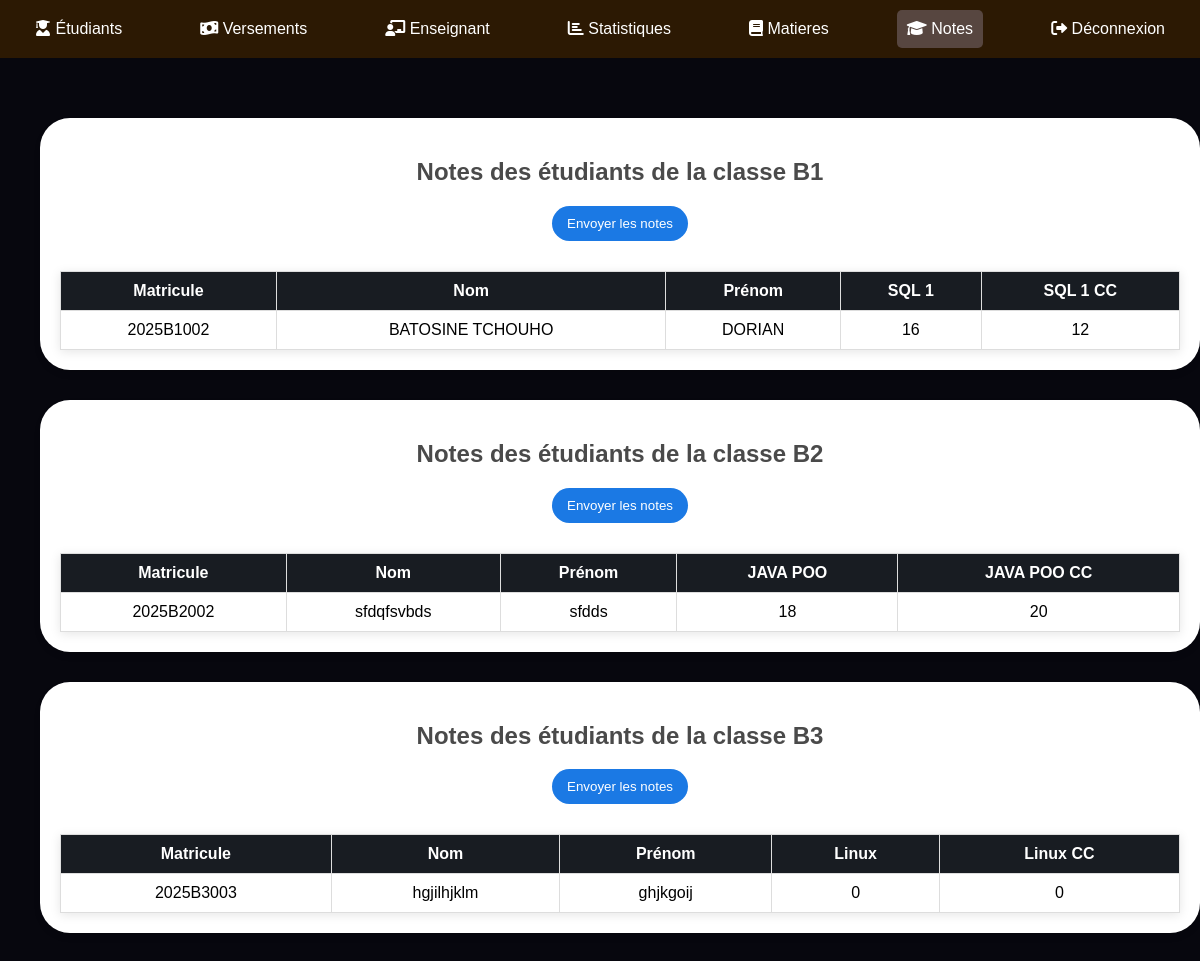
The page /listeNote.php on the database its author committed.
### tables this page shows
CREATE TABLE IF NOT EXISTS `b1` (
  `id` int NOT NULL AUTO_INCREMENT,
  `matricule` varchar(50) NOT NULL,
  `nom` varchar(100) NOT NULL,
  `prenom` varchar(100) NOT NULL,
  `SQL_1` varchar(60) DEFAULT '0',
  `SQL_1_CC` varchar(60) DEFAULT '0',
  PRIMARY KEY (`id`)
);

CREATE TABLE IF NOT EXISTS `b2` (
  `id` int NOT NULL AUTO_INCREMENT,
  `matricule` varchar(50) NOT NULL,
  `nom` varchar(100) NOT NULL,
  `prenom` varchar(100) NOT NULL,
  `JAVA_POO` varchar(60) DEFAULT '0',
  `JAVA_POO_CC` varchar(60) DEFAULT '0',
  PRIMARY KEY (`id`)
);

CREATE TABLE IF NOT EXISTS `b3` (
  `id` int NOT NULL AUTO_INCREMENT,
  `matricule` varchar(50) NOT NULL,
  `nom` varchar(100) NOT NULL,
  `prenom` varchar(100) NOT NULL,
  `Linux` varchar(60) DEFAULT '0',
  `Linux_CC` varchar(60) DEFAULT '0',
  PRIMARY KEY (`id`)
);

### listeNote.php (the view, shortened to what this page needs)
<?php
$database = new Database();
$db = $database->getConnection();
$classes = ['B1', 'B2', 'B3'];
$notes = [];
try {
    foreach ($classes as $classe) {
        $table_notes = strtolower($classe);
        $query = "SELECT * FROM `$table_notes`";
        $result = $db->query($query);
        if ($result) {
            $notes[$classe] = [];
            while ($row = $result->fetch_assoc()) {
                $notes[$classe][] = $row;
            }
        } else {
            throw new Exception("Erreur lors de la récupération des notes pour la classe $classe: " . $db->error);
        }
    }
} catch (Exception $e) {
    die("Erreur : " . $e->getMessage());
}
?>
<!DOCTYPE html>
<html lang="fr">
<head>
    <link rel="stylesheet" href="https://cdnjs.cloudflare.com/ajax/libs/font-awesome/6.0.0-beta3/css/all.min.css">
</head>
<body>
    <div class="navbar">
        <a href="gestionEtu.php"> <i class="fas fa-user-graduate"></i> Étudiants </a>
        <a href="gestionVer.php"><i class="fas fa-money-bill-wave"></i> Versements</a>
        <a href="gestionEnsei.php"><i class="fas fa-chalkboard-teacher"></i> Enseignant</a>
        <a href="statistiques.php"> <i class="fas fa-chart-bar"></i> Statistiques</a>
        <a href="gestionMati.php"> <i class="fas fa-book"></i> Matieres</a>
        <a class="etu" href="listeNote.php"> <i class="fas fa-graduation-cap"></i> Notes</a>
        <a href="logout.php"><i class="fas fa-sign-out-alt"></i> Déconnexion</a>
    </div>
    <main class="main-content">
        <?php foreach ($classes as $classe): ?>
            <?php if (isset($notes[$classe]) && !empty($notes[$classe])): ?>
                <div class="table-card">
                    <div class="table-container">
                        <h2>Notes des étudiants de la classe <?php echo htmlspecialchars($classe); ?></h2>
                        <button class="send-notes-button" onclick="window.location.href='envoyer_notes.php?classe=<?php echo urlencode($classe); ?>'">Envoyer les notes</button>
                        <table>
                            <tr>
                                <th>Matricule</th>
                                <th>Nom</th>
                                <th>Prénom</th>
                                <?php foreach (array_keys($notes[$classe][0]) as $column): ?>
                                    <?php if (!in_array($column, ['id', 'matricule', 'nom', 'prenom'])): ?>
                                        <th><?php echo htmlspecialchars(ucwords(str_replace('_', ' ', $column))); ?></th>
                                    <?php endif; ?>
                                <?php endforeach; ?>
                            </tr>
                            <?php foreach ($notes[$classe] as $student): ?>
                                <tr>
                                    <td><?php echo htmlspecialchars($student['matricule'] ?? ''); ?></td>
                                    <td><?php echo htmlspecialchars($student['nom'] ?? ''); ?></td>
                                    <td><?php echo htmlspecialchars($student['prenom'] ?? ''); ?></td>
                                    <?php foreach ($student as $column => $value): ?>
                                        <?php if (!in_array($column, ['id', 'matricule', 'nom', 'prenom'])): ?>
                                            <td><?php echo htmlspecialchars($value ?? ''); ?></td>
                                        <?php endif; ?>
                                    <?php endforeach; ?>
                                </tr>
                            <?php endforeach; ?>
                        </table>
                    </div>
                </div>
            <?php else: ?>
                <p>Aucune note disponible pour la classe <?php echo htmlspecialchars($classe); ?>.</p>
            <?php endif; ?>
        <?php endforeach; ?>
    </main>
</body>
</html>

### listeNote.php (style rules this page uses)
body { margin: 0; font-family: Arial, sans-serif; display: flex; flex-direction: column; min-height: 100vh; background-color: rgb(7, 7, 14); }
.navbar { background-color: rgb(44, 25, 3); color: white; padding: 10px; display: flex; justify-content: space-between; align-items: center; }
.navbar a { text-decoration: none; color: white; margin: 0 15px; padding: 10px; border-radius: 5px; }
.navbar .etu { background-color: rgb(87, 70, 64); }
.main-content { margin: 20px; padding: 20px; width: calc(100% - 40px); text-align: center; }
.table-card { margin-bottom: 30px; }
.table-card h2 { color: #4a4a4a; }
.send-notes-button { background-color: rgb(27, 121, 228); color: white; border: none; border-radius: 19px; padding: 10px 15px; margin-bottom: 10px; cursor: pointer; transition: background-color 0.3s ease; }
table { width: 100%; border-collapse: collapse; margin-top: 20px; box-shadow: 0 2px 10px rgba(0, 0, 0, 0.1); }
th, td { padding: 10px; text-align: center; border: 1px solid #ddd; }
th { background-color: rgb(24, 28, 34); color: #fff; }
.table-container { margin-top: 20px; background-color: white; border-radius: 30px; padding: 20px; box-shadow: 0 4px 6px rgba(0, 0, 0, 0.1); }

### rows shown on the page
b1: matricule "2025B1002", nom "BATOSINE TCHOUHO", prenom "DORIAN", SQL_1 "16", SQL_1_CC "12"
b2: matricule "2025B2002", nom "sfdqfsvbds", prenom "sfdds", JAVA_POO "18", JAVA_POO_CC "20"
b3: matricule "2025B3003", nom "hgjilhjklm", prenom "ghjkgoij", Linux "0", Linux_CC "0"

### other values the page prints
$classe "B1"
str_replace('_', ' ', $column) "SQL 1"
str_replace('_', ' ', $column) "SQL 1 CC"
$classe "B2"
str_replace('_', ' ', $column) "JAVA POO"
str_replace('_', ' ', $column) "JAVA POO CC"
$classe "B3"
str_replace('_', ' ', $column) "Linux"
str_replace('_', ' ', $column) "Linux CC"
